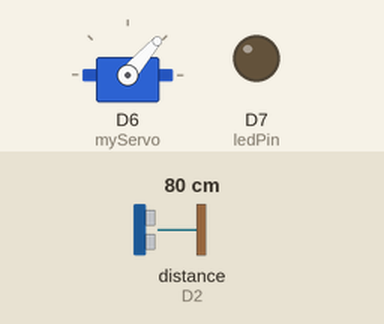
This sketch was run on a simulated ESP8266 (NodeMCU). Shown: servo, output pins drawn as LEDs (lit = HIGH). Wiring (inferred from the names in the program): ultrasonic range finder: trigger D3; echo D2. The inputs (shaded band) are chosen by the test bench; at power-on: distance to the obstacle (sensor on D2) 80 cm. The echo pulse lasts 58.3 µs per cm; pins used as bus, display or sensor lines are not drawn; what the sketch prints to the serial monitor is not drawn.

Above: at 1.2 s.
1.3 s: distance to the obstacle (sensor on D2) set to 2 cm
At 1.73 s:
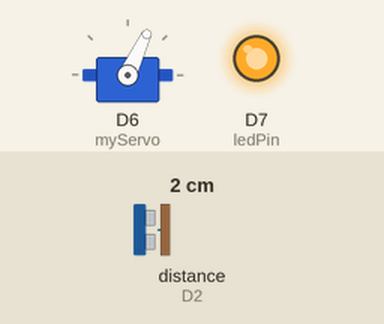
4.3 s: distance to the obstacle (sensor on D2) set to 250 cm
At 5.16 s:
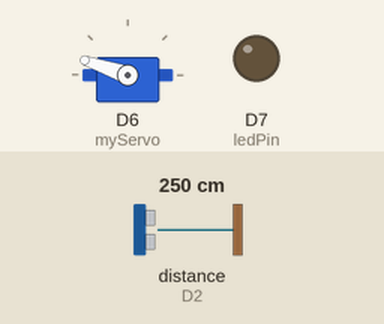
7.3 s: distance to the obstacle (sensor on D2) set to 4 cm
At 7.9 s:
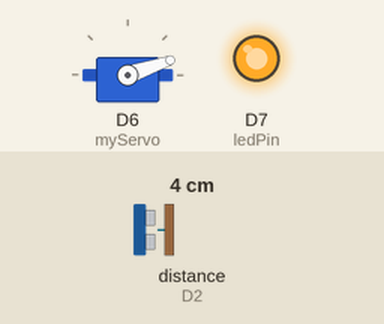
10.3 s: distance to the obstacle (sensor on D2) set to 299 cm
At 11.2 s:
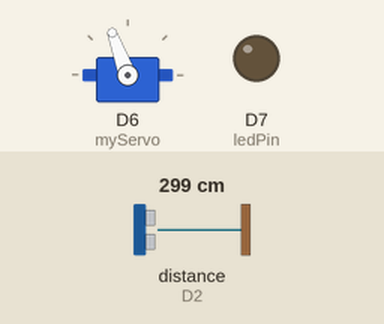
13.3 s: distance to the obstacle (sensor on D2) set to 9 cm
At 13.81 s:
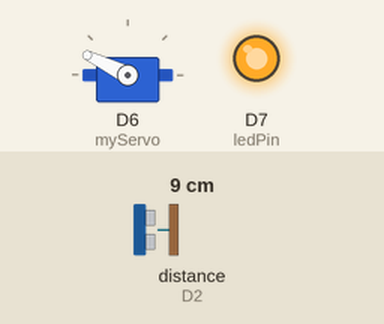
16.3 s: distance to the obstacle (sensor on D2) set to 12 cm
At 16.94 s:
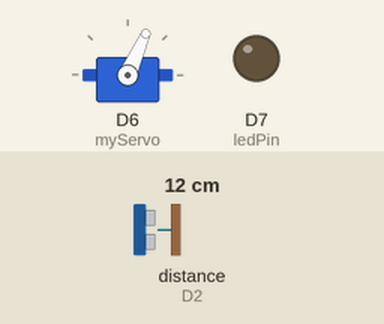
Timing chart, 0 to 20.3 s (numbered marks = the images above; inputs shaded):
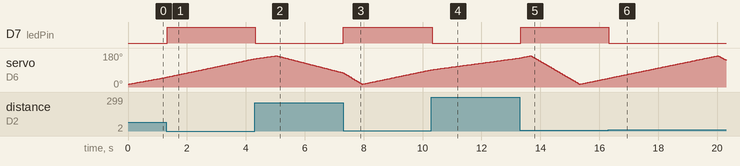

The sketch:

ESP-RADAR.ino
```cpp
#include <Servo.h>

// Defines Trig and Echo pins of the Ultrasonic Sensor
const int trigPin = D3;  // GPIO5 (D1 on NodeMCU)
const int echoPin = D2;  // GPIO4 (D2 on NodeMCU)

// Define LED Pin (D7, GPIO13)
const int ledPin = D7;  // GPIO13 (D7 on NodeMCU)

// Variables for the duration and the distance
long duration;
int distance;

Servo myServo;  // Creates a servo object for controlling the servo motor

void setup() {
  pinMode(trigPin, OUTPUT);  // Sets the trigPin as an Output
  pinMode(echoPin, INPUT);   // Sets the echoPin as an Input
  pinMode(ledPin, OUTPUT);   // Sets the LED pin as an Output
  Serial.begin(9600);        // Initializes serial communication at 9600 baud
  myServo.attach(D6);       // Defines on which pin the servo motor is attached (GPIO0, D3 on NodeMCU)
}

void loop() {
  // Rotates the servo motor from 15 to 165 degrees
  for (int i = 15; i <= 165; i++) {
    myServo.write(i);         // Moves the servo to the desired position
    delay(30);                // Wait for the servo to reach the position
    distance = calculateDistance();  // Calls a function to calculate the distance measured by the Ultrasonic sensor for each degree

    Serial.print(i);          // Sends the current degree into the Serial Port
    Serial.print(",");        // Sends a comma separator for processing later
    Serial.print(distance);   // Sends the distance value into the Serial Port
    Serial.print(".");        // Sends a period separator for indexing in Processing

    // Check if the distance is less than 10 cm
    if (distance < 10) {
      digitalWrite(ledPin, HIGH);  // Turn on the LED if the distance is less than 10 cm
    } else {
      digitalWrite(ledPin, LOW);   // Turn off the LED if the distance is greater than or equal to 10 cm
    }
  }

  // Repeats the previous lines from 165 to 15 degrees
  for (int i = 165; i > 15; i--) {
    myServo.write(i);         // Moves the servo to the desired position
    delay(10);                // Wait for the servo to reach the position
    distance = calculateDistance();  // Calls a function to calculate the distance

    Serial.print(i);          // Sends the current degree into the Serial Port
    Serial.print(",");        // Sends a comma separator for processing later
    Serial.print(distance);   // Sends the distance value into the Serial Port
    Serial.print(".");        // Sends a period separator for indexing in Processing

    // Check if the distance is less than 10 cm
    if (distance < 10) {
      digitalWrite(ledPin, HIGH);  // Turn on the LED if the distance is less than 10 cm
    } else {
      digitalWrite(ledPin, LOW);   // Turn off the LED if the distance is greater than or equal to 10 cm
    }
  }
}

// Function for calculating the distance measured by the Ultrasonic sensor
int calculateDistance() {
  digitalWrite(trigPin, LOW);       // Ensure trigPin is low initially
  delayMicroseconds(2);             // Small delay to ensure a clean signal

  digitalWrite(trigPin, HIGH);      // Sets the trigPin on HIGH state for 10 microseconds
  delayMicroseconds(10);
  digitalWrite(trigPin, LOW);       // Sets trigPin back to LOW

  duration = pulseIn(echoPin, HIGH);  // Reads the echoPin, returns the sound wave travel time in microseconds
  distance = duration * 0.034 / 2;   // Calculates the distance in cm (speed of sound is 0.034 cm/µs)

  return distance;
}
```

Measured:
- the behaviour switches between 10 and 11 cm on distance to the obstacle (sensor on D2) (found by bisection; images 5 and 6)
- after the input at 1.3 s, D7 (ledPin): LOW → HIGH at once
- after the input at 4.3 s, D7 (ledPin): HIGH → LOW at once
- after the input at 7.3 s, D7 (ledPin): LOW → HIGH at once
- after the input at 10.3 s, D7 (ledPin): HIGH → LOW at once
- after the input at 13.3 s, D7 (ledPin): LOW → HIGH at once
- after the input at 16.3 s, D7 (ledPin): HIGH → LOW at once
- by itself, servo on D6 (myServo): rises from 46° to 165° in 3.7 s, then falls to 144° in 0.27 s
